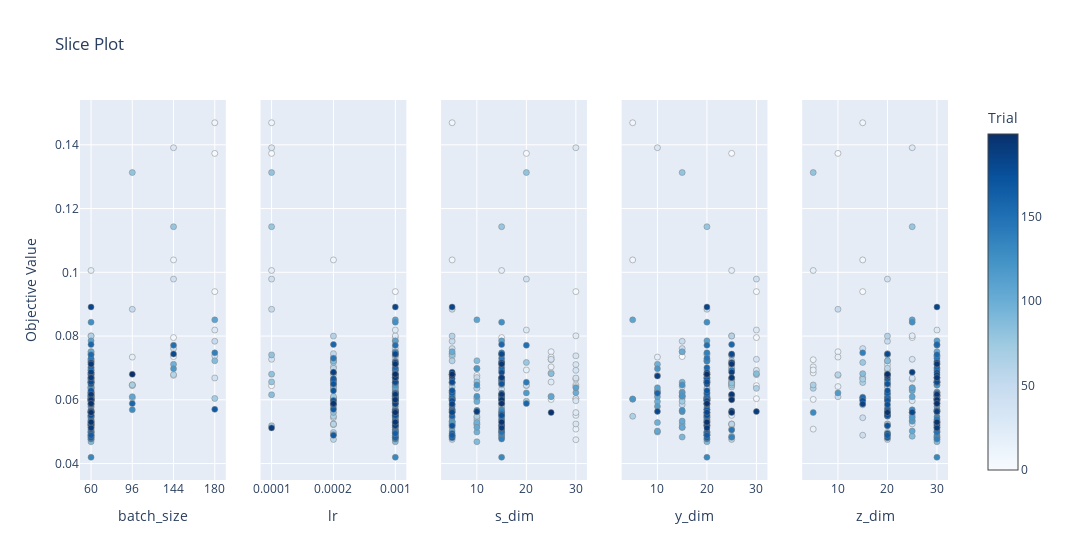
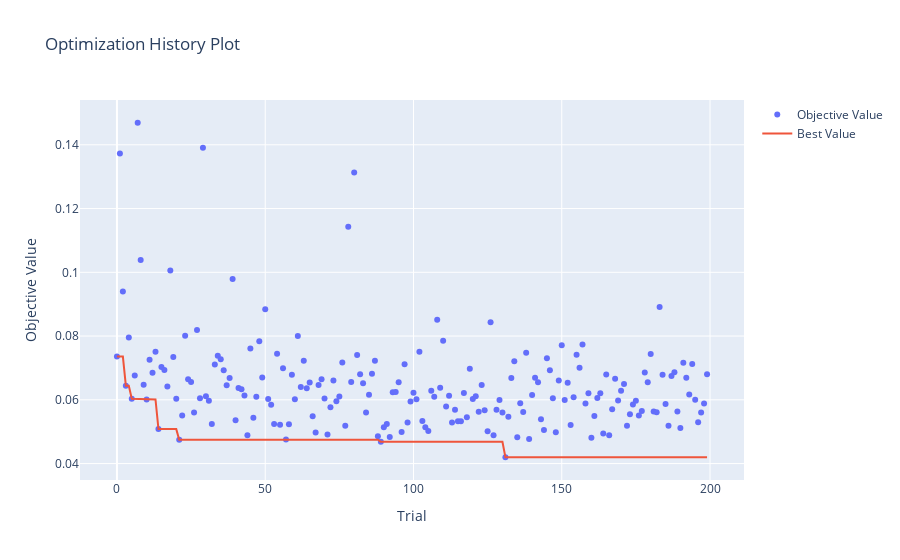

Here is the notebook cell these charts were saved with, in order:
### Code cell
# Visualize the results of the optuna study

from optuna.visualization import plot_slice
from optuna.visualization import plot_optimization_history

print('---------------------- surv_km distance ----------------------')
fig = plot_slice(study_dict_survkm["HI-VAE_weibull"])
fig.show()

fig = plot_optimization_history(study_dict_survkm["HI-VAE_weibull"])
fig.show()

### Figure 1 — Plotly figure (JSON) as saved in the notebook; plotly's stock layout.template omitted (floating-point values rounded to 4 significant figures; data arrays with more than 128 entries replaced by an {"elided": "..."} marker saying what was removed)
{"data": [{"marker": {"color": {"elided": "200 int values"}, "colorbar": {"title": {"text": "Trial"}, "x": 1, "xpad": 40}, "colorscale": [[0, "rgb(247,251,255)"], [0.125, "rgb(222,235,247)"], [0.25, "rgb(198,219,239)"], [0.375, "rgb(158,202,225)"], [0.5, "rgb(107,174,214)"], [0.625, "rgb(66,146,198)"], [0.75, "rgb(33,113,181)"], [0.875, "rgb(8,81,156)"], [1, "rgb(8,48,107)"]], "line": {"color": "Grey", "width": 0.5}, "showscale": true}, "mode": "markers", "name": "Feasible Trial", "showlegend": false, "type": "scatter", "x": {"elided": "200 int values"}, "xaxis": "x", "y": {"elided": "200 float values"}, "yaxis": "y"}, {"marker": {"color": {"elided": "200 int values"}, "colorbar": {"title": {"text": "Trial"}, "x": 1, "xpad": 40}, "colorscale": [[0, "rgb(247,251,255)"], [0.125, "rgb(222,235,247)"], [0.25, "rgb(198,219,239)"], [0.375, "rgb(158,202,225)"], [0.5, "rgb(107,174,214)"], [0.625, "rgb(66,146,198)"], [0.75, "rgb(33,113,181)"], [0.875, "rgb(8,81,156)"], [1, "rgb(8,48,107)"]], "line": {"color": "Grey", "width": 0.5}, "showscale": false}, "mode": "markers", "name": "Feasible Trial", "showlegend": false, "type": "scatter", "x": {"elided": "200 float values"}, "xaxis": "x2", "y": {"elided": "200 float values"}, "yaxis": "y2"}, {"marker": {"color": {"elided": "200 int values"}, "colorbar": {"title": {"text": "Trial"}, "x": 1, "xpad": 40}, "colorscale": [[0, "rgb(247,251,255)"], [0.125, "rgb(222,235,247)"], [0.25, "rgb(198,219,239)"], [0.375, "rgb(158,202,225)"], [0.5, "rgb(107,174,214)"], [0.625, "rgb(66,146,198)"], [0.75, "rgb(33,113,181)"], [0.875, "rgb(8,81,156)"], [1, "rgb(8,48,107)"]], "line": {"color": "Grey", "width": 0.5}, "showscale": false}, "mode": "markers", "name": "Feasible Trial", "showlegend": false, "type": "scatter", "x": {"elided": "200 int values"}, "xaxis": "x3", "y": {"elided": "200 float values"}, "yaxis": "y3"}, {"marker": {"color": {"elided": "200 int values"}, "colorbar": {"title": {"text": "Trial"}, "x": 1, "xpad": 40}, "colorscale": [[0, "rgb(247,251,255)"], [0.125, "rgb(222,235,247)"], [0.25, "rgb(198,219,239)"], [0.375, "rgb(158,202,225)"], [0.5, "rgb(107,174,214)"], [0.625, "rgb(66,146,198)"], [0.75, "rgb(33,113,181)"], [0.875, "rgb(8,81,156)"], [1, "rgb(8,48,107)"]], "line": {"color": "Grey", "width": 0.5}, "showscale": false}, "mode": "markers", "name": "Feasible Trial", "showlegend": false, "type": "scatter", "x": {"elided": "200 int values"}, "xaxis": "x4", "y": {"elided": "200 float values"}, "yaxis": "y4"}, {"marker": {"color": {"elided": "200 int values"}, "colorbar": {"title": {"text": "Trial"}, "x": 1, "xpad": 40}, "colorscale": [[0, "rgb(247,251,255)"], [0.125, "rgb(222,235,247)"], [0.25, "rgb(198,219,239)"], [0.375, "rgb(158,202,225)"], [0.5, "rgb(107,174,214)"], [0.625, "rgb(66,146,198)"], [0.75, "rgb(33,113,181)"], [0.875, "rgb(8,81,156)"], [1, "rgb(8,48,107)"]], "line": {"color": "Grey", "width": 0.5}, "showscale": false}, "mode": "markers", "name": "Feasible Trial", "showlegend": false, "type": "scatter", "x": {"elided": "200 int values"}, "xaxis": "x5", "y": {"elided": "200 float values"}, "yaxis": "y5"}], "layout": {"title": {"text": "Slice Plot"}, "width": 1500, "xaxis": {"anchor": "y", "categoryarray": [60, 96, 144, 180], "categoryorder": "array", "domain": [0, 0.168], "title": {"text": "batch_size"}, "type": "category"}, "xaxis2": {"anchor": "y2", "categoryarray": [0.0001, 0.0002, 0.001], "categoryorder": "array", "domain": [0.208, 0.376], "title": {"text": "lr"}, "type": "category"}, "xaxis3": {"anchor": "y3", "domain": [0.416, 0.584], "title": {"text": "s_dim"}}, "xaxis4": {"anchor": "y4", "domain": [0.624, 0.792], "title": {"text": "y_dim"}}, "xaxis5": {"anchor": "y5", "domain": [0.832, 1], "title": {"text": "z_dim"}}, "yaxis": {"anchor": "x", "domain": [0, 1], "title": {"text": "Objective Value"}}, "yaxis2": {"anchor": "x2", "domain": [0, 1], "matches": "y", "showticklabels": false}, "yaxis3": {"anchor": "x3", "domain": [0, 1], "matches": "y", "showticklabels": false}, "yaxis4": {"anchor": "x4", "domain": [0, 1], "matches": "y", "showticklabels": false}, "yaxis5": {"anchor": "x5", "domain": [0, 1], "matches": "y", "showticklabels": false}}}

### Figure 2 — Plotly figure (JSON) as saved in the notebook; plotly's stock layout.template omitted (floating-point values rounded to 4 significant figures; data arrays with more than 128 entries replaced by an {"elided": "..."} marker saying what was removed)
{"data": [{"mode": "markers", "name": "Objective Value", "type": "scatter", "x": {"elided": "200 int values"}, "y": {"elided": "200 float values"}}, {"mode": "lines", "name": "Best Value", "type": "scatter", "x": {"elided": "200 int values"}, "y": {"elided": "200 float values"}}, {"marker": {"color": "#cccccc"}, "mode": "markers", "name": "Infeasible Trial", "showlegend": false, "type": "scatter", "x": [], "y": []}], "layout": {"title": {"text": "Optimization History Plot"}, "xaxis": {"title": {"text": "Trial"}}, "yaxis": {"title": {"text": "Objective Value"}}}}
